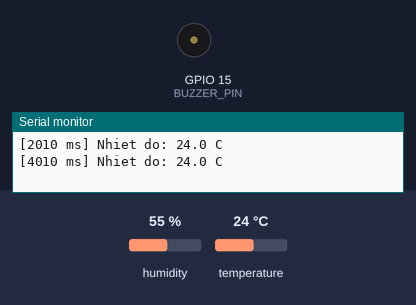
This program was run on a simulated ESP32. Parts: buzzer (waves = sounding), the last lines printed to the serial monitor. The inputs (shaded band) are chosen by the test bench; at power-on: temperature 24 °C, humidity 55 %.

Above: at 4.8 s.
4.9 s: temperature set to 29.9 °C
7.9 s: temperature set to 30.8 °C
At 8.11 s:
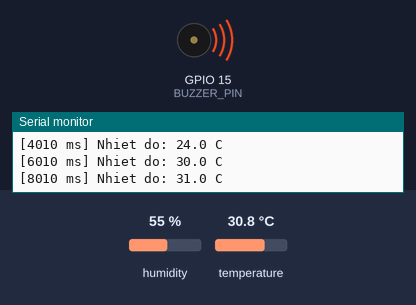
11.4 s: temperature set to 12 °C
At 11.71 s:
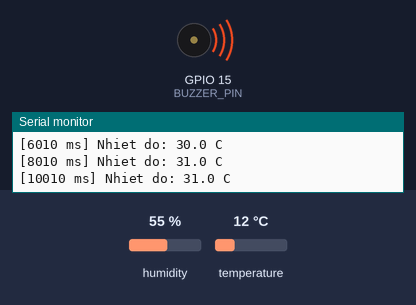
Timing chart, 0 to 14.4 s (numbered marks = the images above; inputs shaded):
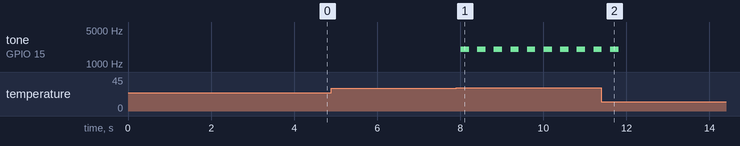

The program:

main.cpp
```cpp
#include <Arduino.h>
#include <DHTesp.h>
#include <freertos/FreeRTOS.h>
#include <freertos/task.h>
#include <freertos/queue.h>

constexpr uint8_t DHT_PIN = 23;
constexpr uint8_t BUZZER_PIN = 15;
constexpr uint8_t BUZZER_CHANNEL = 0;
constexpr uint32_t SAMPLE_MS = 2000;
constexpr uint32_t BEEP_MS = 200;
constexpr uint32_t TONE_HZ = 2000;
constexpr float THRESHOLD_C = 30.0f;

struct SensorResult
{
    float temperature;
    bool valid;
};
QueueHandle_t sensorQueue = nullptr;
bool alarmActive = false;
bool buzzerOn = false;
uint32_t lastBeep = 0;

void setBuzzer(bool on)
{
    buzzerOn = on;
    // Coi thu dong: phat song vuong 2 kHz khi bat.
    ledcWriteTone(BUZZER_CHANNEL, on ? TONE_HZ : 0);
}

void readSensorTask(void *)
{
    DHTesp dht;
#ifdef WOKWI_DHT22
    dht.setup(DHT_PIN, DHTesp::DHT22);
#else
    dht.setup(DHT_PIN, DHTesp::DHT11);
#endif
    TickType_t lastWake = xTaskGetTickCount();
    for (;;)
    {
        vTaskDelayUntil(&lastWake, pdMS_TO_TICKS(SAMPLE_MS));
        dht.resetTimer();
        const TempAndHumidity value = dht.getTempAndHumidity();
        const SensorResult result = {
            value.temperature,
            dht.getStatus() == DHTesp::ERROR_NONE && !isnan(value.temperature)
        };
        // Queue sao chep du lieu an toan giua hai core; luon giu mau moi nhat.
        xQueueOverwrite(sensorQueue, &result);
        if (result.valid)
            Serial.printf("[%lu ms] Nhiet do: %.1f C\n", millis(), result.temperature);
        else
            Serial.printf("[%lu ms] Loi DHT: %s (giu trang thai canh bao)\n",
                          millis(), dht.getStatusString());
    }
}

void updateAlarm(uint32_t now)
{
    SensorResult result;
    if (sensorQueue != nullptr &&
        xQueueReceive(sensorQueue, &result, 0) == pdTRUE && result.valid)
    {
        const bool nextAlarm = result.temperature > THRESHOLD_C;
        if (nextAlarm != alarmActive)
        {
            alarmActive = nextAlarm;
            lastBeep = now;
            setBuzzer(alarmActive); // Bat ngay khi vuot nguong, tat ngay khi <= 30.
        }
    }
}

void updateBuzzer(uint32_t now)
{
    if (!alarmActive)
        return;
    const uint32_t elapsed = now - lastBeep;
    if (elapsed >= BEEP_MS)
    {
        const uint32_t periods = elapsed / BEEP_MS;
        lastBeep += periods * BEEP_MS;
        if (periods % 2 != 0)
            setBuzzer(!buzzerOn);
    }
}

void setup()
{
    Serial.begin(115200);
    ledcSetup(BUZZER_CHANNEL, TONE_HZ, 8);
    ledcAttachPin(BUZZER_PIN, BUZZER_CHANNEL);
    setBuzzer(false);
    sensorQueue = xQueueCreate(1, sizeof(SensorResult));
    if (sensorQueue == nullptr)
    {
        Serial.println("Khong tao duoc queue DHT.");
        return;
    }
    // DHT tren core 0; loop va nhip coi tren core 1.
    if (xTaskCreatePinnedToCore(readSensorTask, "DHT", 4096, nullptr,
                                1, nullptr, 0) != pdPASS)
        Serial.println("Khong tao duoc tac vu DHT.");
}

void loop()
{
    const uint32_t now = millis();
    updateAlarm(now);
    updateBuzzer(now);
}
```

Measured:
- the behaviour switches between 30.4 and 30.5 °C on temperature (found by bisection; images 0 and 1)
- after the input at 7.9 s, tone on GPIO 15 (BUZZER_PIN): alternates 2000 Hz for 0.20 s and silent for 0.20 s, starting after 0.11 s
- after the input at 11.4 s, tone on GPIO 15 (BUZZER_PIN): goes on until 11.8 s, then stays silent
